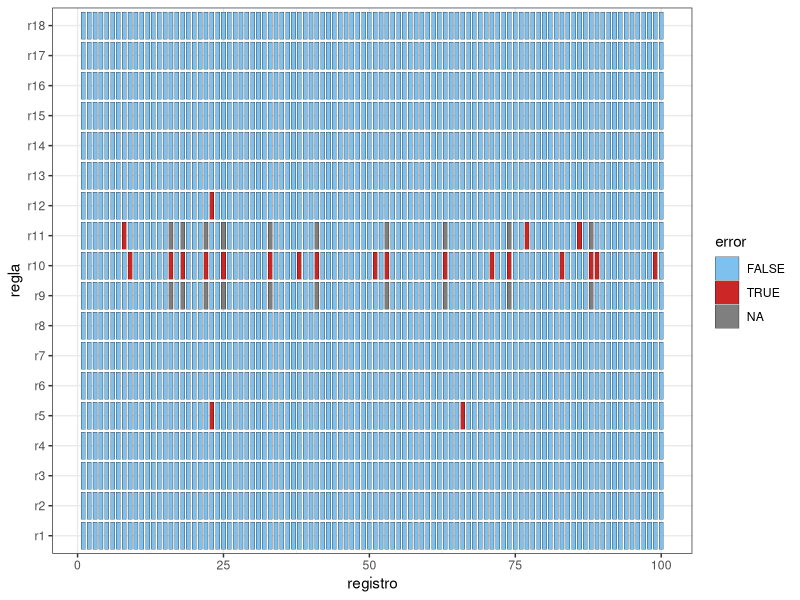

Here is the R script that generated this plot:
library(dplyr)
library(stringr)
library(lubridate)
library(readxl)
datos <- read_xlsx("Archivos/adm.xlsx") |> 
  mutate(id = 1:n())


reglas <-  tribble(
  ~id,  ~desc,                                      ~cond,          
  "r1", "pais fuera de la lista",                   "!(countrycode %in% c(4, 11, 14, 23, 31, 48, 54, 65, 72, 97))",
  "r2", "ID en formato DD/MM/YYYY-AA",              "stringr::str_detect(patientid,pattern = '^[:digit:]{2}/[:digit:]{2}/[:digit:]{4}-[:upper:]{2}$', negate = T) | is.na(dmy(substr(patientid,1,10),quiet = T))",
  "r3", "Fecha de entrevista en formato DD/MM/YYYY","stringr::str_detect(interview,pattern = '^[:digit:]{2}/[:digit:]{2}/[:digit:]{4}$', negate = T) | is.na(dmy(interview,quiet = T))",
  "r4", "Fechas congruentes(edad > 18)",            "as.numeric(dmy(interview,quiet = T) - dmy(substr(patientid,1,10),quiet = T))/365 < 18",
  "r5", "Grupo étnico entre las opciones",          "!(ethnicgroup %in% c(1,2,3,4))",
  "r6", "Elegible SCR dentro de opciones",          "!(scr %in% c(1,2))",
  "r7", "Elegible USSCR dentro de opciones",        "!(usscr %in% c(1,2))",
  "r8", "Consentimiento dentro de opciones",        "!(consent %in% c(1,2))",
  "r9", "Número del sujeto en el formato adecuado", "stringr::str_detect(subjectnumber,pattern = '^[:digit:]{9}$', negate = T)",
  # "r10", "Enrolamiento correcto",                   "scr != 2 | usscr != 2 | consent != 2",
  "r10", "Enrolamiento correcto",                   "((scr == 1 | usscr == 1 | consent == 1) & !is.na(subjectnumber)) | ((scr == 2 & usscr == 2 & consent == 2) & is.na(subjectnumber))" ,
  # "r11", "Número del sujeto correcto",              "substr(subjectnumber, 1, 3) != paste0(0,countrycode) & substr(subjectnumber, 1, 3) != paste0(0, 0, countrycode)",
  "r11", "Número del sujeto correcto",              "as.numeric(substr(subjectnumber, 1, 3)) != countrycode",
  "r12", "Grupo étnico respondido",                 "is.na(ethnicgroup)",
  # "r13", "Número del sujeto completado",            "is.na(subjectnumber)",
  "r13", "Código de país completado",               "is.na(countrycode)",
  "r14", "scr completado",                          "is.na(scr)",
  "r15", "usscr completado",                        "is.na(usscr)",
  "r16", "consent completado",                      "is.na(consent)",
  "r17", "ID pasiente completado",                  "is.na(patientid)",
  "r18", "Fecha de entrevista completada",          "is.na(interview)"
  )




# ==============================================================================
#                                   VALIDACIÓN
# ==============================================================================

# Funcion validador()
# argumentos:
# - datos: conjunto de validacion
# - id : nombre de la columna en (datos) con el identificador
# - cond : nombre de la columna en (datos) con la condicion
# salida: vector nombrado
validador <- function(datos, id, cond){
  reglas <- datos[[cond]]
  names(reglas) <- datos[[id]]
  reglas
}

# Funcion validar()
# argumentos:
# - datos : conjunto de datos a validar
# - id : nombre de la columna en (datos) con el identificador
# - validador: salida de validador()
# salida: tibble con el resultado de la validación
validar <- function(datos, id, validador){
  sapply(
    validador,
    function(x) eval(parse(text = x), datos)
  ) |>
    dplyr::as_tibble() |>
    dplyr::mutate(registro = datos[[id]], .before = 0)
}


validacion <-  validar(datos, "id", validador(reglas, "id", "cond"))




# GRÁFICO (a modo ilustrativo)
# 1ro: se pasa a formato largo
validacion_largo <-  tidyr::pivot_longer(validacion[1:100,], -registro, names_to = "regla", values_to = "error") |> 
  mutate(regla = factor(regla,levels = reglas$id))

# 2do: se grafica
library(ggplot2)
ggplot(validacion_largo)+
  aes(x = registro, y = regla, fill = error)+
  geom_tile(width = 0.7, height = .9, color = "black")+
  scale_fill_manual(values = c("skyblue2","firebrick3","gray"))+
  theme_bw()


# RESULTADOS

# 1) Participantes limpios

validacion_largo |>
  filter(error) |>
  distinct(registro) |>
  count()
# Hay 22 individuos con inconsistencias -> hay, en este caso, 978 limpios

# 2) Partipantes "sucios"
# Con el código anterior vemos que se tienen 22 individuos con inconsistencias; 
# vemos quiénes son esos individuos:

kableExtra::kable(validacion_largo |>
                    filter(error) |>
                    count(registro))

# 3) Inconsistencias más frecuentes

kableExtra::kable(validacion_largo |>
                    filter(error) |>
                    count(regla))

# 4) Campos con más inconsistencias
validacion_largo <- validacion_largo |>
  mutate(campo = rep(c(rep("rango", times = 9), 
                   rep("consistencia", times = 2),
                   rep("existencia", times = 7)), times = 1800/18))

kableExtra::kable(validacion_largo |>
                    filter(error) |>
                    count(campo))
